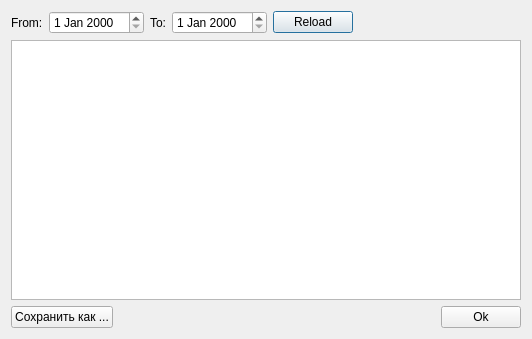
<?xml version="1.0" encoding="UTF-8"?>
<ui version="4.0">
 <class>ListMovements</class>
 <widget class="QDialog" name="ListMovements">
  <property name="geometry">
   <rect>
    <x>0</x>
    <y>0</y>
    <width>532</width>
    <height>339</height>
   </rect>
  </property>
  <property name="windowTitle">
   <string>Dialog</string>
  </property>
  <layout class="QVBoxLayout" name="verticalLayout">
   <item>
    <layout class="QHBoxLayout" name="horizontalLayout">
     <item>
      <widget class="QLabel" name="label">
       <property name="text">
        <string>From:</string>
       </property>
      </widget>
     </item>
     <item>
      <widget class="QDateEdit" name="fromDate"/>
     </item>
     <item>
      <widget class="QLabel" name="label_2">
       <property name="text">
        <string>To:</string>
       </property>
      </widget>
     </item>
     <item>
      <widget class="QDateEdit" name="toDate"/>
     </item>
     <item>
      <widget class="QPushButton" name="reloadButton">
       <property name="text">
        <string>Reload</string>
       </property>
      </widget>
     </item>
     <item>
      <spacer name="horizontalSpacer">
       <property name="orientation">
        <enum>Qt::Horizontal</enum>
       </property>
       <property name="sizeHint" stdset="0">
        <size>
         <width>40</width>
         <height>20</height>
        </size>
       </property>
      </spacer>
     </item>
    </layout>
   </item>
   <item>
    <widget class="QTreeView" name="tableView"/>
   </item>
   <item>
    <layout class="QHBoxLayout" name="horizontalLayout_2">
     <item>
      <widget class="QPushButton" name="saveButton">
       <property name="text">
        <string>Сохранить как ...</string>
       </property>
      </widget>
     </item>
     <item>
      <spacer name="horizontalSpacer_2">
       <property name="orientation">
        <enum>Qt::Horizontal</enum>
       </property>
       <property name="sizeHint" stdset="0">
        <size>
         <width>40</width>
         <height>20</height>
        </size>
       </property>
      </spacer>
     </item>
     <item>
      <widget class="QPushButton" name="okButton">
       <property name="text">
        <string>Ok</string>
       </property>
      </widget>
     </item>
    </layout>
   </item>
  </layout>
 </widget>
 <resources/>
 <connections/>
</ui>
